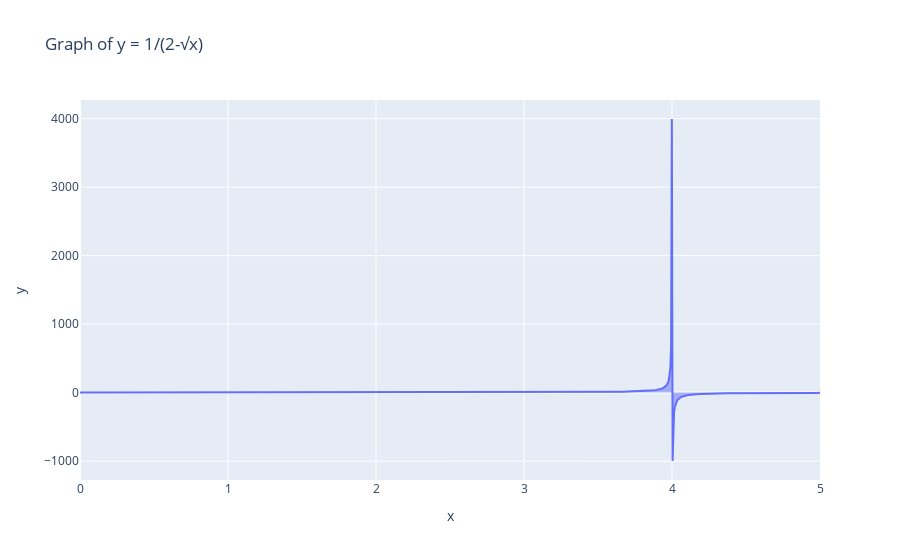

The notebook cell saved with this chart:
### Markdown cell above
### what my computer really means....<br>
![Alt text](image-2.png)
### good thing Gaussian Quadrature is robust <br>
$\int_{a}^{b} f(x) \, dx \approx \sum_{i=1}^{n} w_i \cdot f(x_i)$

### Code cell
# Create the plotly figure
fig = go.Figure()

# Plot the function
fig.add_trace(go.Scatter(x=x, y=y, fill='tozeroy', mode='lines', name='y = 1/(2-√x)'))

# Add title and labels
fig.update_layout(title='Graph of y = 1/(2-√x)',
                  xaxis_title='x',
                  yaxis_title='y')

# Show the figure
fig.show()

### Figure 1 — Plotly figure (JSON) as saved in the notebook; plotly's stock layout.template omitted (floating-point values rounded to 4 significant figures; data arrays with more than 128 entries replaced by an {"elided": "..."} marker saying what was removed)
{"data": [{"fill": "tozeroy", "mode": "lines", "name": "y = 1/(2-√x)", "type": "scatter", "x": {"elided": "1000 float values"}, "y": {"elided": "1000 float values"}}], "layout": {"title": {"text": "Graph of y = 1/(2-√x)"}, "xaxis": {"title": {"text": "x"}}, "yaxis": {"title": {"text": "y"}}}}
